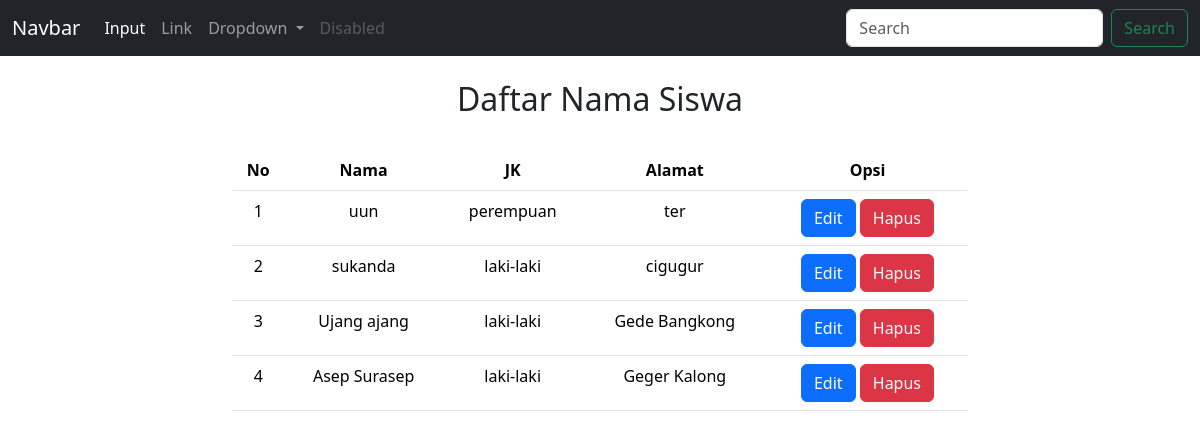
Page /views/tampil_data.php on the committed database.
### tables this page shows
CREATE TABLE `siswa` (
  `id_siswa` int(11) NOT NULL,
  `nama_siswa` varchar(250) NOT NULL,
  `jk_siswa` varchar(10) NOT NULL,
  `alamat_siswa` varchar(250) NOT NULL
);

### controllers/c_koneksi.php (called while the page is built, shortened)
<?php
class database
{
	private $host = "localhost";
	private $uname = "root";
	private $pass = "";
	private $db = "coba_oop";
	function __construct()
	{
		$this->koneksi = mysqli_connect($this->host, $this->uname, $this->pass);
		mysqli_select_db($this->koneksi, $this->db);
		if ($this->koneksi) {
			return $this->koneksi;
		} else {
			echo "Koneksi database mysql dan php GAGAL !";
		}
	}
}

### models/m_siswa.php (called while the page is built, shortened)
<?php
include_once '../controllers/c_koneksi.php';
class siswa
{
	function tampil_data()
	{
		$conn = new database();
		$data = mysqli_query($conn->koneksi, "select * from siswa order by id_siswa desc");
		while ($d = mysqli_fetch_object($data)) {
			$hasil[] = $d;
		}
		return $hasil;
	}
}

### views/tampil_data.php (the view, shortened to what this page needs)
<?php
include_once '../models/m_siswa.php';
$db = new siswa();
?>
<!doctype html>
<html lang="en">
<head>
  <link href="https://cdn.jsdelivr.net/npm/bootstrap@5.3.3/dist/css/bootstrap.min.css" rel="stylesheet">
</head>
<body>
  <nav class="navbar navbar-expand-lg navbar-dark bg-dark">
    <div class="container-fluid">
      <a class="navbar-brand" href="#">Navbar</a>
      <div class="collapse navbar-collapse" id="navbarSupportedContent">
        <ul class="navbar-nav me-auto mb-2 mb-lg-0">
          <li class="nav-item">
            <a class="nav-link active" aria-current="page" href="form_tambah.php">Input</a>
          </li>
          <li class="nav-item">
            <a class="nav-link" href="#">Link</a>
          </li>
          <li class="nav-item dropdown">
            <a class="nav-link dropdown-toggle" href="#" role="button" data-bs-toggle="dropdown" aria-expanded="false">
              Dropdown
            </a>
          </li>
          <li class="nav-item">
            <a class="nav-link disabled" aria-disabled="true">Disabled</a>
          </li>
        </ul>
        <form class="d-flex" role="search">
          <input class="form-control me-2" type="search" placeholder="Search" aria-label="Search">
          <button class="btn btn-outline-success" type="submit">Search</button>
        </form>
      </div>
    </div>
  </nav>
  <div class="container text-center">
    <div class="row align-items-start">
      <div class="col-8">
        <br>
        <h2>Daftar Nama Siswa</h2>
        <br>
        <table class="table">
          <thead>
            <tr>
              <th>No</th>
              <th>Nama</th>
              <th>JK</th>
              <th>Alamat</th>
              <th>Opsi</th>
            </tr>
          </thead>
          <tbody>
            <?php
            $no = 1;
            foreach ($db->tampil_data() as $x) {
            ?>
              <tr>
                <td><?= $no++; ?></td>
                <td><?= $x->nama_siswa; ?></td>
                <td><?= $x->jk_siswa; ?></td>
                <td><?= $x->alamat_siswa; ?></td>
                <td>
                  <a href="form_edit.php?id_siswa=<?= $x->id_siswa; ?>&aksi=edit"><button type="button" class="btn btn-round btn-primary">Edit</button></a>
                  <a onclick="return confirm('Apakah yakin data akan di hapus?')" href="../controllers/c_siswa.php?id_siswa=<?= $x->id_siswa ?>&aksi=hapus"><button type="button" name="hapus" class="btn btn-round btn-danger">Hapus</button></a>
                </td>
              </tr>
            <?php
            }
            ?>
          </tbody>
        </table>
      </div>
    </div>
  </div>
</body>
</html>

### rows in the picture
siswa: nama_siswa "uun", jk_siswa "perempuan", alamat_siswa "ter"
siswa: nama_siswa "sukanda", jk_siswa "laki-laki", alamat_siswa "cigugur"
siswa: nama_siswa "Ujang ajang", jk_siswa "laki-laki", alamat_siswa "Gede Bangkong"
siswa: nama_siswa "Asep Surasep", jk_siswa "laki-laki", alamat_siswa "Geger Kalong"
